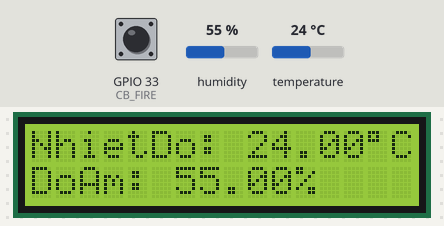
A sketch run on a simulated ESP32. Parts: 16×2 character LCD. The inputs (shaded band) are chosen by the test bench; at power-on: humidity 55 %, temperature 24 °C, GPIO 33 (CB_FIRE) HIGH. The modem accepts every AT command (registered, SIM ready, sends succeed) and sends nothing else; what the sketch prints to the serial monitor is not drawn.

Above: at 4.7 s.
4.8 s: humidity set to 22 %
At 7.4 s:
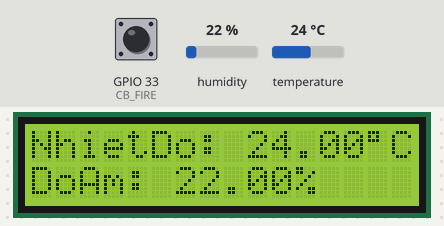
7.7 s: temperature set to 12 °C
At 9.2 s:
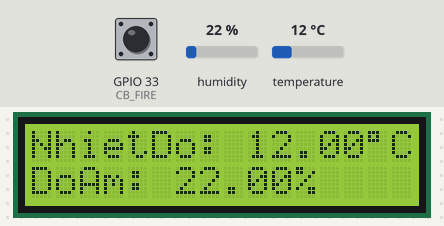
13.9 s: humidity set to 40 %
At 15.1 s:
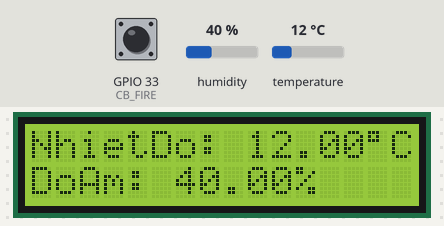
17.1 s: temperature set to 19 °C
At 19.5 s:
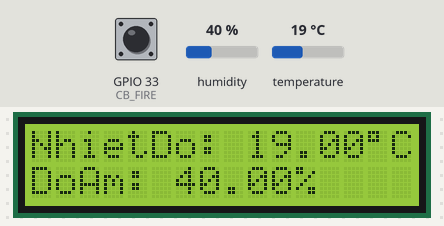
Timing chart, 0 to 20.1 s (numbered marks = the images above; inputs shaded):
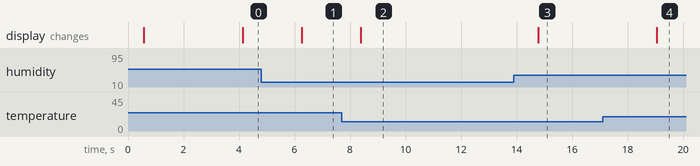

Measured:
- after the input at 4.8 s, the display: changes after 1.5 s (image 1)
- after the input at 7.7 s, the display: changes after 0.69 s (image 2)
- after the input at 13.9 s, the display: changes after 0.89 s (image 3)
- after the input at 17.1 s, the display: changes after 1.9 s (image 4)

The sketch:

ESP32_Fire_Detector.ino
```cpp
//#include <Tone32.h>
#include <LiquidCrystal_I2C.h>
#include <DHT.h>
#define DHT_SENSOR_PIN  32 // ESP32 pin GPIO23 connected to DHT11 sensor
#define DHT_SENSOR_TYPE DHT11

DHT dht_sensor(DHT_SENSOR_PIN, DHT_SENSOR_TYPE);
// set the LCD number of columns and rows
int lcdColumns = 16;
int lcdRows = 2;

// set LCD address, number of columns and rows
// if you don't know your display address, run an I2C scanner sketch
//D22 SCL, D21 SDA
LiquidCrystal_I2C lcd(0x27, lcdColumns, lcdRows);
#define RXD2 26
#define TXD2 27

#define LED   14
#define LOA   15
#define CB_FIRE  33


void setup() {
  pinMode(CB_FIRE, INPUT);

  Serial.begin(115200);
  Serial2.begin(115200, SERIAL_8N1, RXD2, TXD2);
  delay(500);
  dht_sensor.begin(); // initialize the DHT sensor
  lcd.init();         // initialize the lcd
  lcd.backlight();    // open the backlight
  test_sim800_module();

}
void loop() {
  updateSerial();
  // put your main code here, to run repeatedly:
  int FIRE_state = digitalRead(CB_FIRE);

  if (FIRE_state == LOW)
  {
    Serial.println("Nhan tin");
    SendSMS();
    //Call();
  }
  float humi  = dht_sensor.readHumidity();    // read humidity
  float tempC = dht_sensor.readTemperature(); // read temperature
  // check whether the reading is successful or not
  if (isnan(tempC) || isnan(humi)) {
    lcd.setCursor(0, 0);
    lcd.print("Failed");
  } else {
    lcd.setCursor(0, 0);  // display position
    lcd.print("NhietDo: ");
    lcd.print(tempC);     // display the temperature
    lcd.print((char)223);
    lcd.print("C");

    lcd.setCursor(0, 1);  // display position
    lcd.print("DoAm: ");
    lcd.print(humi);      // display the humidity
    lcd.print("%");
  }
}


void test_sim800_module()
{
  Serial2.println("AT");
  updateSerial();
  Serial.println();
  Serial2.println("AT+CSQ");
  updateSerial();
  Serial2.println("AT+CCID");
  updateSerial();
  Serial2.println("AT+CREG?");
  updateSerial();
  Serial2.println("ATI");
  updateSerial();
  Serial2.println("AT+CBC");
  updateSerial();
}

void updateSerial()
{
  delay(500);
  while (Serial.available())
  {
    Serial2.write(Serial.read());//Forward what Serial received to Software Serial Port
  }
  while (Serial2.available())
  {
    Serial.write(Serial2.read());//Forward what Software Serial received to Serial Port
  }
}
void Call()
{
  Serial2.println("ATD0981615912;");//change ZZ with country code and xxxxxxxxxxx with phone number to sms
  updateSerial();
  delay(20000); // wait for 20 seconds...
  Serial2.println("ATH"); //hang up
  updateSerial();
}
void SendSMS()
{
  Serial2.println("AT+CMGF=1"); // Configuring TEXT mode
  updateSerial();
  Serial2.println("AT+CMGS=\"+84981615912\"");//change ZZ with country code and xxxxxxxxxxx with phone number to sms
  updateSerial();
  Serial2.print("Phat Hien Chay"); //text content
  updateSerial();
  Serial2.write(26);
}
```
